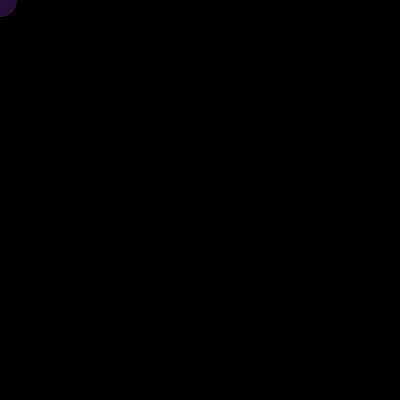
Frame 1 (no input)
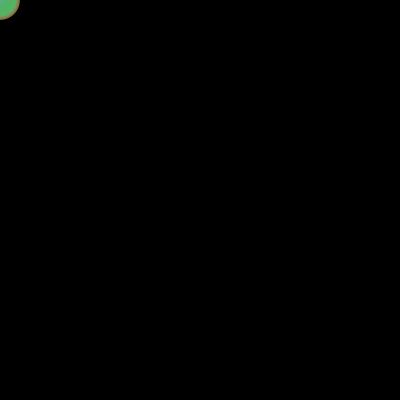
Frame 60 (the mouse pressed at the canvas centre just before this capture)
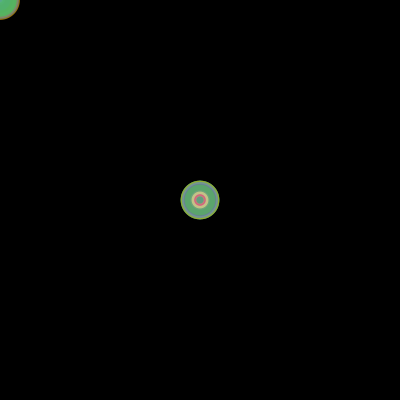
Frame 120 (the mouse held since frame 60 and released just before this capture)

The Processing sketch that drew these frames (run headless with seeded random() and noise(); from frame 60 on, the mouse is pressed at the canvas centre):

// Processing sketch: processing_93628
// ── processing_93628.pde


float r;
float g;
float b;
float a;

float diam;
float x;
float y;
 void setup() {
   size(400, 400);
   background(0); 
   smooth(); 
 }
  
  void mousePressed() {
     background(r, g, b, a);
   }
 
 void draw() {
   r = random(255);
   g = random(255);
   b = random(255);
   a = random(255);
   diam = random(40);
   x = random(width);
   y = random(height);
   
   noStroke();
   fill(r, g, b, a);
   ellipse(mouseX, mouseY, diam, diam);
 }
   


     
